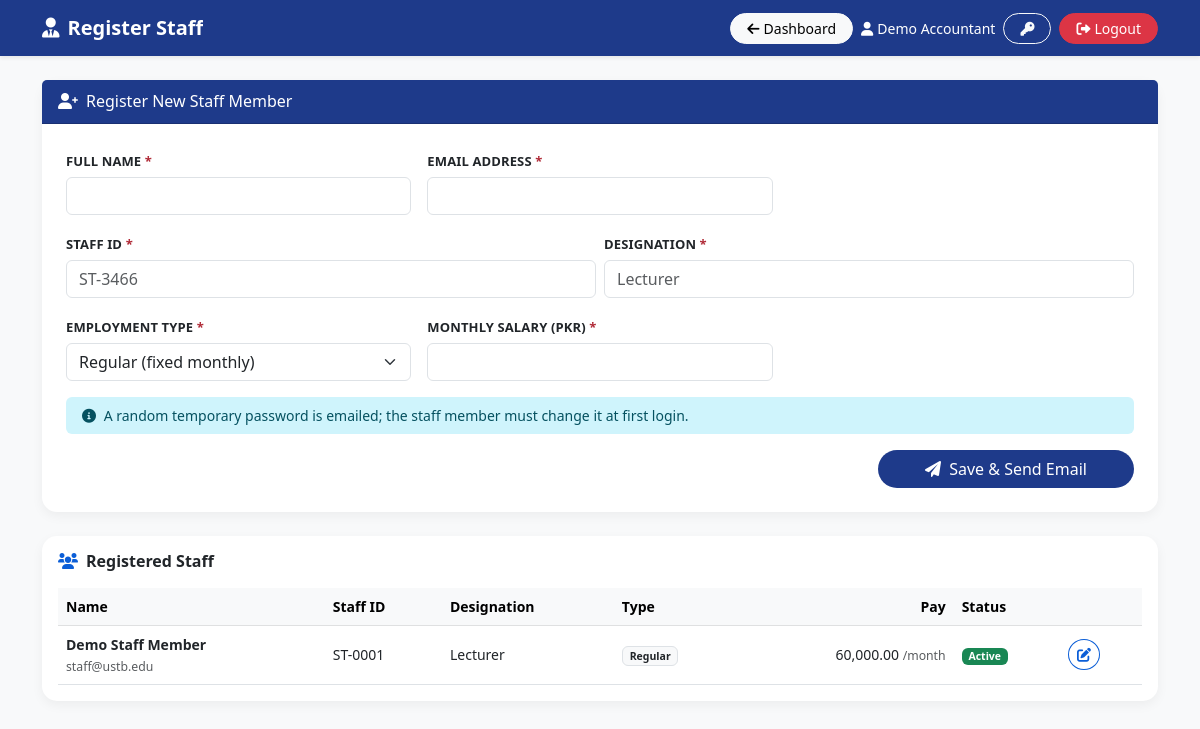
Page /admin/accountant_portal/add_staff.php (signed in) on the committed database.
### tables this page shows
CREATE TABLE `users` (
  `id` INT NOT NULL AUTO_INCREMENT,
  `full_name` VARCHAR(100) NOT NULL,
  `email` VARCHAR(100) NOT NULL,
  `phone` VARCHAR(20) DEFAULT NULL,
  `employee_id` VARCHAR(50) DEFAULT NULL,
  `password` VARCHAR(255) NOT NULL,
  `role` ENUM('Admin','Accountant','Student','Staff') NOT NULL,
  `status` ENUM('Active','Inactive') NOT NULL DEFAULT 'Active',
  `can_manage_fees` TINYINT(1) NOT NULL DEFAULT 0,
  `can_manage_salaries` TINYINT(1) NOT NULL DEFAULT 0,
  `can_manage_expenses` TINYINT(1) NOT NULL DEFAULT 0,
  `can_manage_accounts` TINYINT(1) NOT NULL DEFAULT 0,
  `must_change_password` TINYINT(1) NOT NULL DEFAULT 0,
  `failed_logins` INT NOT NULL DEFAULT 0,
  `locked_until` DATETIME DEFAULT NULL,
  `lock_reason` VARCHAR(30) DEFAULT NULL,
  `reset_otp` VARCHAR(255) DEFAULT NULL,
  `otp_expiry` DATETIME DEFAULT NULL,
  `otp_attempts` INT NOT NULL DEFAULT 0,
  `accepted_policy_at` DATETIME DEFAULT NULL,
  `created_at` TIMESTAMP NULL DEFAULT CURRENT_TIMESTAMP,
  PRIMARY KEY (`id`),
  UNIQUE KEY `uq_users_email` (`email`),
  KEY `idx_users_role` (`role`)
);

CREATE TABLE `staff` (
  `id` INT NOT NULL AUTO_INCREMENT,
  `user_id` INT NOT NULL,
  `staff_id_number` VARCHAR(50) NOT NULL,
  `designation` VARCHAR(100) NOT NULL,
  `employment_type` ENUM('Regular','Contract','Visiting','Daily Wages') NOT NULL DEFAULT 'Regular',
  `pay_basis` ENUM('Monthly','Hourly','Daily')
      GENERATED ALWAYS AS (CASE `employment_type` WHEN 'Visiting' THEN 'Hourly' WHEN 'Daily Wages' THEN 'Daily' ELSE 'Monthly' END) STORED,
  `base_salary` DECIMAL(10,2) NOT NULL DEFAULT 0.00,
  `pay_rate` DECIMAL(10,2) NOT NULL DEFAULT 0.00,
  `created_at` TIMESTAMP NULL DEFAULT CURRENT_TIMESTAMP,
  PRIMARY KEY (`id`),
  UNIQUE KEY `uq_staff_user` (`user_id`),
  UNIQUE KEY `uq_staff_number` (`staff_id_number`),
  CONSTRAINT `fk_staff_user` FOREIGN KEY (`user_id`) REFERENCES `users` (`id`) ON DELETE CASCADE,
  CONSTRAINT `chk_staff_salary` CHECK (`base_salary` >= 0),
  CONSTRAINT `chk_staff_pay_rate` CHECK (`pay_rate` >= 0)
);

### includes/functions.php (called while the page is built, shortened)
<?php
function e($value)
{
    return htmlspecialchars((string)($value ?? ''), ENT_QUOTES, 'UTF-8');
}
function base_path()
{
    static $base = null;
    if ($base !== null) {
        return $base;
    }
    if (APP_BASE_PATH !== null) {
        return $base = rtrim(APP_BASE_PATH, '/');
    }
    return $base = rtrim($base, '/');
}
function url($path = '')
{
    return base_path() . '/' . ltrim($path, '/');
}
function money($amount, $decimals = 2)
{
    return number_format((float)$amount, $decimals);
}
function db()
{
    global $conn;
    return $conn;
}
function db_stmt($sql, array $params = [])
{
    $stmt = db()->prepare($sql);
    if ($params) {
        $types = '';
        $values = [];
        foreach ($params as $p) {
            if (is_int($p) || is_bool($p)) {
                $types .= 'i';
                $values[] = (int)$p;
            } elseif (is_float($p)) {
                $types .= 'd';
                $values[] = $p;
            } else {
                $types .= 's';
                $values[] = $p === null ? null : (string)$p;
            }
        }
        $stmt->bind_param($types, ...$values);
    }
    $stmt->execute();
    return $stmt;
}
function db_select($sql, array $params = [])
{
    return db_stmt($sql, $params)->get_result();
}
function db_row($sql, array $params = [])
{
    $row = db_select($sql, $params)->fetch_assoc();
    return $row ?: null;
}
function current_user($refresh = false)
{
    static $user = false;
    if ($user !== false && !$refresh) {
        return $user;
    }
    $user = db_row(
        "SELECT id, full_name, email, role, status, can_manage_fees, can_manage_salaries,
                can_manage_expenses, can_manage_accounts, must_change_password, locked_until, accepted_policy_at
         FROM users WHERE id = ?",
        [(int)$_SESSION['user_id']]
    );
    return $user;
}
function dashboard_url($role)
{
    switch ($role) {
        case 'Accountant': return url('admin/accountant_portal/index.php');
    }
}
function dashboard_link()
{
    $role = current_user()['role'] ?? '';
    return ['url' => dashboard_url($role), 'label' => $role === 'Admin' ? 'Admin Dashboard' : 'Dashboard'];
}
function require_login(array $roles, $deniedMessage = null)
{
    $user = current_user();
    return $user;
}
function can($permission)
{
    $user = current_user();
    $col = 'can_manage_' . $permission;
    return $user['role'] === 'Accountant' && !empty($user[$col]);
}
function require_permission($permission)
{
    $user = require_login(['Admin', 'Accountant']);
    return $user;
}

### includes/security.php (called while the page is built, shortened)
<?php
function account_locked_minutes(array $user)
{
    if (empty($user['locked_until'])) return 0;
    $left = strtotime($user['locked_until']) - time();
    return $left > 0 ? (int)ceil($left / 60) : 0;
}
function session_idle_seconds($role)
{
    return max(1, (int)round(($role === 'Admin' ? ADMIN_IDLE_MINUTES : SESSION_IDLE_MINUTES) * 60));
}
function session_max_seconds()
{
    return max(1, (int)round(SESSION_MAX_HOURS * 3600));
}
function session_time_left(array $user)
{
    $idleLeft = session_idle_seconds($user['role']) - (time() - (int)($_SESSION['last_activity'] ?? time()));
    $maxLeft  = session_max_seconds() - (time() - (int)($_SESSION['login_at'] ?? time()));
    return $maxLeft < $idleLeft ? ['seconds' => max(0, $maxLeft), 'reason' => 'max'] : ['seconds' => max(0, $idleLeft), 'reason' => 'idle'];
}
function policy_required(array $user)
{
    return in_array($user['role'], POLICY_ROLES, true) && empty($user['accepted_policy_at']);
}

### admin/accountant_portal/add_staff.php (the view, shortened to what this page needs)
<?php
$user = require_permission('salaries');
$f = ['full_name' => '', 'email' => '', 'staff_id_number' => '', 'designation' => '', 'employment_type' => 'Regular', 'base_salary' => '', 'pay_rate' => ''];
$staff_rows = db_select("SELECT st.*, u.full_name, u.email, u.status FROM staff st JOIN users u ON u.id = st.user_id ORDER BY st.id DESC");
$nav_title = 'Register Staff';
$nav_icon = 'fa-user-tie';
include __DIR__ . '/../../includes/header.php';
include __DIR__ . '/../../includes/topnav.php';
?>
<div class="container pb-5">
    <div class="row g-4">
        <div class="col-lg-5 split-form">
            <div class="card form-card">
                <div class="card-header text-white" style="background:#1e3a8a;"><h6 class="mb-0 py-1"><i class="fas fa-user-plus me-2"></i>Register New Staff Member</h6></div>
                <div class="card-body p-4">
                    <form action="" method="POST" autocomplete="off">
                        <div class="mb-3"><label class="form-label fw-semibold small">FULL NAME <span class="req">*</span></label><input type="text" name="full_name" maxlength="100" class="form-control" value="<?php echo e($f['full_name']); ?>" required></div>
                        <div class="mb-3"><label class="form-label fw-semibold small">EMAIL ADDRESS <span class="req">*</span></label><input type="email" name="email" maxlength="100" class="form-control" value="<?php echo e($f['email']); ?>" required></div>
                        <div class="row g-2">
                            <div class="col-md-6 mb-3"><label class="form-label fw-semibold small">STAFF ID <span class="req">*</span></label><input type="text" name="staff_id_number" maxlength="50" class="form-control" placeholder="ST-3466" value="<?php echo e($f['staff_id_number']); ?>" required></div>
                            <div class="col-md-6 mb-3"><label class="form-label fw-semibold small">DESIGNATION <span class="req">*</span></label><input type="text" name="designation" maxlength="100" class="form-control" placeholder="Lecturer" value="<?php echo e($f['designation']); ?>" required></div>
                        </div>
                        <div class="mb-3"><label class="form-label fw-semibold small">EMPLOYMENT TYPE <span class="req">*</span></label>
                            <select name="employment_type" class="form-select js-emp-type" required>
                                <?php foreach (EMPLOYMENT_TYPES as $t => $basis): ?><option value="<?php echo e($t); ?>" data-basis="<?php echo $basis; ?>" <?php echo $f['employment_type'] === $t ? 'selected' : ''; ?>><?php echo e($t . ' (' . ($basis === 'Monthly' ? 'fixed monthly' : ($basis === 'Hourly' ? 'hours x rate' : 'days x rate')) . ')'); ?></option><?php endforeach; ?>
                            </select></div>
                        <div class="mb-3 js-pay-monthly"><label class="form-label fw-semibold small">MONTHLY SALARY (PKR) <span class="req">*</span></label><input type="number" step="0.01" min="0" name="base_salary" class="form-control" value="<?php echo e($f['base_salary']); ?>"></div>
                        <div class="alert alert-info border-0 py-2 small"><i class="fas fa-info-circle me-1"></i> A random temporary password is emailed; the staff member must change it at first login.</div>
                        <button type="submit" name="save_staff" class="btn btn-brand w-100 rounded-pill"><i class="fas fa-paper-plane me-1"></i> Save &amp; Send Email</button>
                    </form>
                </div>
            </div>
        </div>
        <div class="col-lg-7 split-list">
            <div class="card table-card p-3">
                <h6 class="fw-bold mb-3"><i class="fas fa-users me-2 text-primary"></i>Registered Staff</h6>
                <div class="table-responsive">
                    <table class="table table-hover align-middle mb-0 small sticky-first hide-xs-2 hide-xs-4">
                        <thead class="table-light"><tr><th>Name</th><th>Staff ID</th><th>Designation</th><th>Type</th><th class="text-end">Pay</th><th>Status</th><th></th></tr></thead>
                        <tbody>
                        <?php if ($staff_rows->num_rows > 0): while ($s = $staff_rows->fetch_assoc()): ?>
                            <tr>
                                <td><div class="fw-bold text-capitalize"><?php echo e($s['full_name']); ?></div><small class="text-muted"><?php echo e($s['email']); ?></small></td>
                                <td><?php echo e($s['staff_id_number']); ?></td>
                                <td><?php echo e($s['designation']); ?></td>
                                <td><span class="badge bg-light text-dark border"><?php echo e($s['employment_type']); ?></span></td>
                                <td class="text-end text-nowrap"><?php echo $s['pay_basis'] === 'Monthly' ? money($s['base_salary']) . ' <small class="text-muted">/month</small>' : money($s['pay_rate']) . ' <small class="text-muted">/' . ($s['pay_basis'] === 'Hourly' ? 'hour' : 'day') . '</small>'; ?></td>
                                <td><span class="badge <?php echo $s['status'] === 'Active' ? 'bg-success' : 'bg-secondary'; ?>"><?php echo e($s['status']); ?></span></td>
                                <td><button type="button" class="btn btn-sm btn-outline-primary rounded-circle" title="Edit" data-bs-toggle="modal" data-bs-target="#editStaff<?php echo (int)$s['id']; ?>"><i class="fas fa-edit"></i></button>
                                </td>
                            </tr>
                        <?php endwhile; else: ?>
                            <tr><td colspan="7" class="text-center text-muted py-4">No staff registered yet.</td></tr>
                        <?php endif; ?>
                        </tbody>
                    </table>
                </div>
            </div>
        </div>
    </div>
</div>
<?php include __DIR__ . '/../../includes/footer.php'; ?>

### includes/topnav.php (shortened to what this page needs)
<?php
$nav_user = current_user();
if (($nav_back ?? '') === 'dashboard') {
    $nav_dash = dashboard_link();
    $nav_back = $nav_dash['url'];
    $nav_back_label = $nav_dash['label'];
}
?>
<nav class="navbar navbar-dark shadow-sm mb-4 no-print" style="background:#1e3a8a;">
    <div class="container flex-nowrap gap-2">
        <span class="navbar-brand fw-bold text-truncate me-auto"><i class="fas <?php echo e($nav_icon ?? 'fa-university'); ?> me-2"></i><?php echo e($nav_title ?? APP_NAME); ?></span>
        <div class="d-none d-lg-flex align-items-center gap-2 flex-nowrap justify-content-end">
            <?php if (!empty($nav_back)): ?>
                <a href="<?php echo e($nav_back); ?>" class="btn btn-light btn-sm rounded-pill px-3"><i class="fas fa-arrow-left me-1"></i><?php echo e($nav_back_label ?? 'Back'); ?></a>
            <?php endif; ?>
            <?php if ($nav_user): ?>
                <span class="text-white small text-nowrap text-capitalize"><i class="fas fa-user me-1"></i><?php echo e($nav_user['full_name']); ?></span>
                <a href="<?php echo e(url('auth/change_password.php')); ?>" class="btn btn-outline-light btn-sm rounded-pill px-3" title="Change Password" aria-label="Change Password"><i class="fas fa-key"></i></a>
                <a href="<?php echo e(url('auth/logout.php')); ?>" class="btn btn-danger btn-sm rounded-pill px-3" data-confirm-logout><i class="fas fa-sign-out-alt me-1"></i>Logout</a>
            <?php endif; ?>
        </div>
    </div>
</nav>

### assets/css/animations.css (style rules this page uses)
.btn { transition: transform .15s ease, box-shadow .2s ease, filter .2s ease, background-color .2s ease, border-color .2s ease, color .2s ease; }
.table > tbody > tr { transition: background-color .15s ease; }
.stat-card, .table-card, .form-card { transition: transform .25s ease, box-shadow .25s ease; }

### assets/css/responsive.css (style rules this page uses)
@media screen { .table-responsive { -webkit-overflow-scrolling: touch; } }

### includes/header.php (style rules this page uses)
:root { --sidebar-width: 250px; --primary-color: #1e3a8a; }
body { background-color: #f8f9fa; font-family: 'Segoe UI', Tahoma, sans-serif; }
.table-card, .form-card { border: none; border-radius: 15px; box-shadow: 0 4px 12px rgba(0,0,0,0.05); }
.btn-brand { background: var(--primary-color); color: #fff; }
.req { color: #b02a37; }
:root { --bs-link-color: #0b5ed7; --bs-link-color-rgb: 11, 94, 215; --bs-link-hover-color: #0a53be; --bs-link-hover-color-rgb: 10, 83, 190; }
.text-primary { color: #0b5ed7 !important; }
.btn-outline-primary { --bs-btn-color: #0b5ed7; --bs-btn-border-color: #0b5ed7; --bs-btn-hover-bg: #0b5ed7; --bs-btn-hover-border-color: #0b5ed7; --bs-btn-active-bg: #0a53be; }
.table-hover > :not(caption) > tr > * { white-space: nowrap; }
.btn { white-space: nowrap; }
label.form-label { text-transform: uppercase; font-size: .8125rem; font-weight: 600; letter-spacing: .01em; margin-bottom: .35rem; }
.split-form, .split-list { flex: 0 0 100% !important; max-width: 100% !important; }
@media (min-width: 768px) { .split-form form { display: grid; grid-template-columns: repeat(2, minmax(0, 1fr)); column-gap: 1rem; align-items: start; } }
@media (min-width: 768px) { .split-form form > .row { grid-column: 1 / -1; } }
@media (min-width: 768px) { .split-form form > .row > [class*="col-"]:not([hidden]) { flex: 1 1 10rem; width: auto; max-width: none; } }
@media (min-width: 768px) { .split-form form > .btn, .split-form form > .alert, .split-form form > .split-full { grid-column: 1 / -1; } }
@media (min-width: 768px) { .split-form form > .btn { width: auto !important; justify-self: end; min-width: 16rem; } }
@media (min-width: 992px) { .split-form form { grid-template-columns: repeat(3, minmax(0, 1fr)); } }

### rows in the picture
users: nav_back_label "Dashboard", full_name "Demo Accountant"
staff: user.full_name "Demo Staff Member", user.email "staff@ustb.edu", staff_id_number "ST-0001", designation "Lecturer", employment_type "Regular", base_salary "60,000.00", user.status "Active"

### other values in the picture
$nav_title "Register Staff"
form field employment_type "Regular (fixed monthly)"
